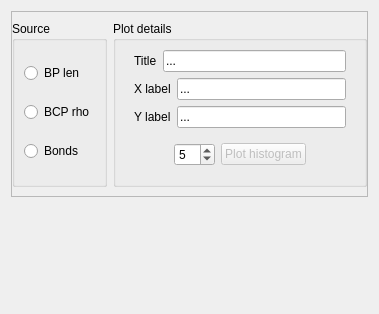
          <widget class="QWidget" name="tab_8">
           <attribute name="title">
            <string>Histogram</string>
           </attribute>
           <layout class="QVBoxLayout" name="verticalLayout_4">
            <item>
             <widget class="QFrame" name="frame_18">
              <property name="frameShape">
               <enum>QFrame::StyledPanel</enum>
              </property>
              <property name="frameShadow">
               <enum>QFrame::Raised</enum>
              </property>
              <layout class="QHBoxLayout" name="horizontalLayout_19">
               <property name="leftMargin">
                <number>0</number>
               </property>
               <property name="rightMargin">
                <number>0</number>
               </property>
               <item>
                <widget class="QGroupBox" name="groupBox_16">
                 <property name="title">
                  <string>Source</string>
                 </property>
                 <layout class="QVBoxLayout" name="verticalLayout_27">
                  <item>
                   <widget class="QRadioButton" name="bp_len_histogram">
                    <property name="text">
                     <string>BP len</string>
                    </property>
                   </widget>
                  </item>
                  <item>
                   <widget class="QRadioButton" name="bcp_rho_histogram">
                    <property name="text">
                     <string>BCP rho</string>
                    </property>
                   </widget>
                  </item>
                  <item>
                   <widget class="QRadioButton" name="bonds_histogram">
                    <property name="text">
                     <string>Bonds</string>
                    </property>
                    <property name="checkable">
                     <bool>false</bool>
                    </property>
                   </widget>
                  </item>
                 </layout>
                </widget>
               </item>
               <item>
                <widget class="QGroupBox" name="groupBox_52">
                 <property name="minimumSize">
                  <size>
                   <width>0</width>
                   <height>0</height>
                  </size>
                 </property>
                 <property name="title">
                  <string>Plot details</string>
                 </property>
                 <layout class="QVBoxLayout" name="verticalLayout_101">
                  <item>
                   <widget class="QFrame" name="frame_153">
                    <property name="frameShape">
                     <enum>QFrame::NoFrame</enum>
                    </property>
                    <property name="frameShadow">
                     <enum>QFrame::Raised</enum>
                    </property>
                    <layout class="QHBoxLayout" name="horizontalLayout_168">
                     <property name="topMargin">
                      <number>0</number>
                     </property>
                     <property name="bottomMargin">
                      <number>0</number>
                     </property>
                     <item>
                      <widget class="QLabel" name="label_125">
                       <property name="text">
                        <string>Title</string>
                       </property>
                      </widget>
                     </item>
                     <item>
                      <widget class="QLineEdit" name="histogram_title">
                       <property name="text">
                        <string>...</string>
                       </property>
                      </widget>
                     </item>
                    </layout>
                   </widget>
                  </item>
                  <item>
                   <widget class="QFrame" name="frame_154">
                    <property name="frameShape">
                     <enum>QFrame::NoFrame</enum>
                    </property>
                    <property name="frameShadow">
                     <enum>QFrame::Raised</enum>
                    </property>
                    <layout class="QHBoxLayout" name="horizontalLayout_169">
                     <property name="topMargin">
                      <number>0</number>
                     </property>
                     <property name="bottomMargin">
                      <number>0</number>
                     </property>
                     <item>
                      <widget class="QLabel" name="label_126">
                       <property name="text">
                        <string>X label</string>
                       </property>
                      </widget>
                     </item>
                     <item>
                      <widget class="QLineEdit" name="histogram_x_label">
                       <property name="text">
                        <string>...</string>
                       </property>
                      </widget>
                     </item>
                    </layout>
                   </widget>
                  </item>
                  <item>
                   <widget class="QFrame" name="frame_155">
                    <property name="frameShape">
                     <enum>QFrame::NoFrame</enum>
                    </property>
                    <property name="frameShadow">
                     <enum>QFrame::Raised</enum>
                    </property>
                    <layout class="QHBoxLayout" name="horizontalLayout_170">
                     <property name="topMargin">
                      <number>0</number>
                     </property>
                     <property name="bottomMargin">
                      <number>0</number>
                     </property>
                     <item>
                      <widget class="QLabel" name="label_127">
                       <property name="text">
                        <string>Y label</string>
                       </property>
                      </widget>
                     </item>
                     <item>
                      <widget class="QLineEdit" name="histogram_y_label">
                       <property name="text">
                        <string>...</string>
                       </property>
                      </widget>
                     </item>
                    </layout>
                   </widget>
                  </item>
                  <item>
                   <widget class="QFrame" name="frame_7">
                    <property name="minimumSize">
                     <size>
                      <width>0</width>
                      <height>40</height>
                     </size>
                    </property>
                    <property name="frameShape">
                     <enum>QFrame::NoFrame</enum>
                    </property>
                    <property name="frameShadow">
                     <enum>QFrame::Raised</enum>
                    </property>
                    <property name="lineWidth">
                     <number>0</number>
                    </property>
                    <layout class="QHBoxLayout" name="horizontalLayout_32">
                     <item>
                      <spacer name="horizontalSpacer_27">
                       <property name="orientation">
                        <enum>Qt::Horizontal</enum>
                       </property>
                       <property name="sizeHint" stdset="0">
                        <size>
                         <width>40</width>
                         <height>20</height>
                        </size>
                       </property>
                      </spacer>
                     </item>
                     <item>
                      <widget class="QSpinBox" name="FormActionsPostPlotBondsHistogramN">
                       <property name="minimum">
                        <number>1</number>
                       </property>
                       <property name="value">
                        <number>5</number>
                       </property>
                      </widget>
                     </item>
                     <item>
                      <widget class="QPushButton" name="plot_histogram">
                       <property name="enabled">
                        <bool>false</bool>
                       </property>
                       <property name="text">
                        <string>Plot histogram</string>
                       </property>
                      </widget>
                     </item>
                     <item>
                      <spacer name="horizontalSpacer_26">
                       <property name="orientation">
                        <enum>Qt::Horizontal</enum>
                       </property>
                       <property name="sizeHint" stdset="0">
                        <size>
                         <width>40</width>
                         <height>20</height>
                        </size>
                       </property>
                      </spacer>
                     </item>
                    </layout>
                   </widget>
                  </item>
                 </layout>
                </widget>
               </item>
              </layout>
             </widget>
            </item>
            <item>
             <widget class="PyqtGraphWidget" name="pyqt_hist_widget" native="true">
              <property name="sizePolicy">
               <sizepolicy hsizetype="Expanding" vsizetype="Expanding">
                <horstretch>0</horstretch>
                <verstretch>0</verstretch>
               </sizepolicy>
              </property>
              <property name="minimumSize">
               <size>
                <width>0</width>
                <height>100</height>
               </size>
              </property>
             </widget>
            </item>
           </layout>
          </widget>
